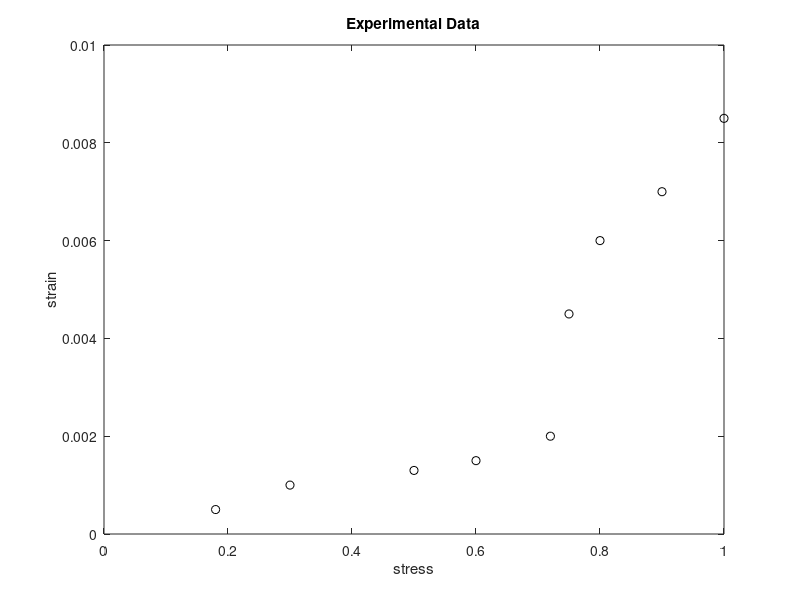

The MATLAB source for this figure: (Note: this script raises an error after producing the figure.)

%%%%%%%%%%%%%%%%%%%%%%%%%%%%%%%%%%%%%%%%%%%%%%%%%%%%%%%%%%%%%%%%%%%%%%%%%%%%%%%%%%
%            %%%%%%%%%%%%%%%%%%%%%%%%%%%%%%%%%%%%%%%%%%%%%%%%%%%%%%%%%%          
%            
%                            SOLUTION 4th Homework Assignment              
%                            
%                                        in 
%
%                      Numerical Methods for  Scientific Computing
%
%
%
%            %%%%%%%%%%%%%%%%%%%%%%%%%%%%%%%%%%%%%%%%%%%%%%%%%%%%%%%%%%
%%%%%%%%%%%%%%%%%%%%%%%%%%%%%%%%%%%%%%%%%%%%%%%%%%%%%%%%%%%%%%%%%%%%%%%%%%%%%%%%%%
%% Exercise 1


close all
clear all
clc


% Ex 1a)

sigma=[0.18 0.3 0.5 0.6 0.72 0.75 0.8 0.9 1.0];
epsilon=[0.0005 0.001 0.0013 0.0015 0.002 0.0045 0.006 0.007 0.0085];

% plot of the experimental data
figure(1)
plot(sigma,epsilon,'ko')
title('Experimental Data')
xlabel('stress')
ylabel('strain')

% nodes on which interpolation is performed
sigma_dis=linspace(min(sigma),max(sigma),1000);

% Lagrangian polynomial interpolation
epsilon_L=lagrange(sigma_dis,sigma,epsilon)

% figure(2)
% plot(sigma, epsilon, 'ko', sigma_dis, epsilon_L,'r','linewidth',2)
% xlabel('stress')
% ylabel('strain')
% title('Experimental Data vs Lagrange interpolation')
% 
% % Piecewise linear interpolation degree=1:
% epsilon_PL1=interp1(sigma,epsilon,sigma_dis);
% 
% figure(3)
% plot(sigma, epsilon,'ko', sigma_dis, epsilon_PL1,'r','linewidth',2)
% xlabel('stress')
% ylabel('strain')
% title('Experimental Data vs Piecewise Linear Interpolation')
% 
% 
% % Least squares interpolation of degree 1,2,4:
% epsilon_LS1=polyval(polyfit(sigma,epsilon,1),sigma_dis);
% epsilon_LS2=polyval(polyfit(sigma,epsilon,2),sigma_dis);
% epsilon_LS4=polyval(polyfit(sigma,epsilon,4),sigma_dis);
% 
% figure(4)
% plot(sigma, epsilon,'ko', sigma_dis, epsilon_LS1,sigma_dis, epsilon_LS2,sigma_dis, epsilon_LS4,'linewidth',2)
% xlabel('stress')
% ylabel('strain')
% title('Experimental Data vs Least Squares Interpolation')
% legend('Experimental Data','Least Squares: 1','Least Squares: 2','Least Squares: 4',2)
% 
% % Cubic spline (PL interpolation degree=3):
% epsilon_PL3=spline(sigma,epsilon,sigma_dis);
% 
% figure(5)
% plot(sigma, epsilon,'ko', sigma_dis, epsilon_PL3,'r','linewidth',2)
% xlabel('stress')
% ylabel('strain')
% title('Experimental Data vs Cubic Spline Interpolation')
% 
% % Complete plot
% figure(6)
% plot(sigma, epsilon,'ko', sigma_dis, epsilon_L,sigma_dis, epsilon_PL1,sigma_dis, epsilon_LS4,sigma_dis, epsilon_PL3,'linewidth',2)
% ylim([-2e-3 1e-2])
% xlabel('stress')
% ylabel('strain')
% title('Experimental Data vs Interpolation Methods')
% legend('Experimental Data','Lagrange','Piecewise Lin.','Least Squares: 4','Cubic Spline',4)
% 
% 
